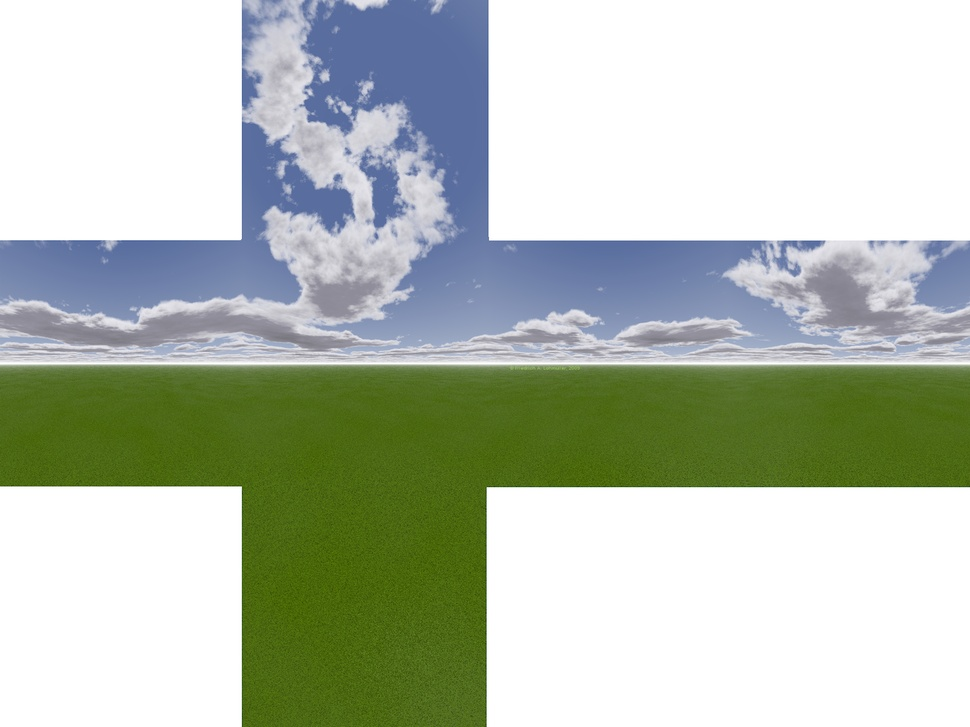
#> input picture assignments/a9/cubemap/Possibilities/cubemap.jpg, 970 x 727 px, shrunk from 2048 x 1536 before the run, given in place of cubemap.png, which was not available
$ python skybox_generator.py
#> lines starting #> are read from the running program, lines starting #| are printed output that depends on the picture; pictures that were not available may be replaced by others from this repository, and a replacement may not be noted
from PIL import Image

# Increase the maximum image pixels limit
Image.MAX_IMAGE_PIXELS = None

dir = "cubemap"

# Load the cross-shaped image
# Load the cross-shaped image, supporting both PNG and JPG formats
try:
    image = Image.open(f"{dir}/cubemap.png")
#> image is the input picture: PIL image 970x727 RGB; mean R, G, B 183, 192.4, 178.7
except FileNotFoundError:
    image = Image.open(f"{dir}/cubemap.jpg")

# Calculate face dimensions
face_width = image.width // 4
#> face_width = 242
face_height = image.height // 3
#> face_height = 242

# Extract faces using these offset positions
face_positions = {
    "posx": (2 * face_width, face_height),    # Right
    "negx": (0, face_height),                 # Left
    "posy": (face_width, 0),                  # Top
    "negy": (face_width, 2 * face_height),    # Bottom
    "posz": (face_width, face_height),        # Front
    "negz": (3 * face_width, face_height)     # Back
}

# Extract each face and convert to RGB before saving
for face_name, (x, y) in face_positions.items():
    face = image.crop((x, y, x + face_width, y + face_height))
    # Convert RGBA to RGB before saving as JPEG
    if face.mode in ('RGBA', 'P'):
        face = face.convert('RGB')
    face.save(f"{dir}/{face_name}.jpg")
#> this loop made 6 passes
#> pass 1, `face = image.crop((x, y, x + face_width, y + face_height))`:
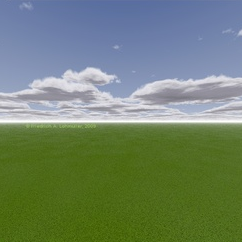
#> face: PIL image 242x242 RGB; mean R, G, B 111.7, 130.8, 107.1
#> pass 2, `face = image.crop((x, y, x + face_width, y + face_height))`:
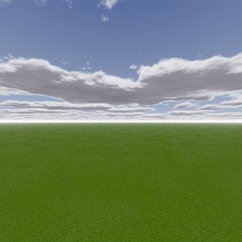
#> face: PIL image 242x242 RGB; mean R, G, B 112.1, 130.3, 104.3
#> pass 3, `face = image.crop((x, y, x + face_width, y + face_height))`:
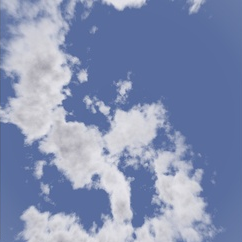
#> face: PIL image 242x242 RGB; mean R, G, B 132.2, 144.9, 179.1
#> after the loop:
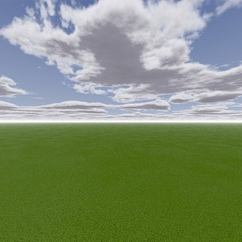
#> face: PIL image 242x242 RGB; mean R, G, B 126.9, 142.4, 112.8
